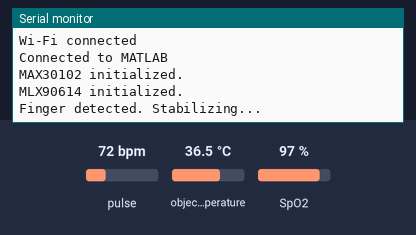
The sketch below on a simulated ESP32. On the bench: the last lines printed to the serial monitor. Inputs (shaded band) come from the test bench; at power-on: object temperature 36.5 °C, SpO2 97 %, pulse 72 bpm. WiFi joins after 1.5 s; servers stay silent unless stated.

Above: at 3.1 s.
3.2 s: object temperature set to 20 °C
At 7.9 s:
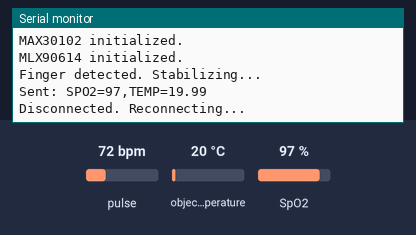
8.8 s: SpO2 set to 80 %
10.3 s: object temperature set to 26 °C
At 13.1 s:
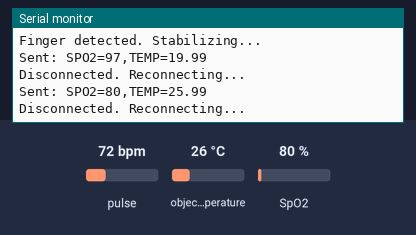

Measured:
- after the input at 3.2 s, the serial monitor: prints a new line after 4.2 s (image 1)
- after the input at 10.3 s, the serial monitor: prints a new line after 1.7 s (image 2)

The sketch:

MATLABWiFi_V1.ino
```cpp
#include <Wire.h>
#include <WiFi.h>
#include <WiFiClient.h>
#include <Adafruit_MLX90614.h>
#include "MAX30105.h"
#include "spo2_algorithm.h"

const char* ssid = "";
const char* password = "";
const char* host = "";
const uint16_t port = 5050;

WiFiClient client;

MAX30105 particleSensor;
Adafruit_MLX90614 mlx;

uint32_t irBuffer[100], redBuffer[100];
int32_t spo2, heartRate;
int8_t validSPO2, validHeartRate;

void setup() {
  Serial.begin(115200);
  delay(250);

  Wire.begin();
  Wire.setClock(100000);

  WiFi.begin(ssid, password);
  Serial.print("Connecting to Wi-Fi");
  while (WiFi.status() != WL_CONNECTED) {
    delay(250);
    Serial.print(".");
  }
  Serial.println("\nWi-Fi connected");

  if (!client.connect(host, port)) {
    Serial.println("Failed to connect to MATLAB server");
    while (1);
  }
  Serial.println("Connected to MATLAB");

  if (!particleSensor.begin(Wire, I2C_SPEED_STANDARD)) {
    Serial.println("MAX30102 not found.");
    while (1);
  }
  particleSensor.setup(60, 4, 2, 100, 411, 4096);
  Serial.println("MAX30102 initialized.");

  if (!mlx.begin()) {
    Serial.println("MLX90614 not found.");
    while (1);
  }
  Serial.println("MLX90614 initialized.");
}

void loop() {
  // Wait for finger
  while (true) {
    long irSum = 0;
    for (int i = 0; i < 10; i++) {
      while (!particleSensor.available()) particleSensor.check();
      irSum += particleSensor.getIR();
      particleSensor.nextSample();
    }
    long avgIR = irSum / 10;

    if (avgIR >= 10000) {
      Serial.println("Finger detected. Stabilizing...");
      delay(750);
      break;
    } else {
      Serial.println("No finger detected.");
      delay(500);
    }
  }

  while (true) {
    long irSum = 0;
    for (int i = 0; i < 10; i++) {
      while (!particleSensor.available()) particleSensor.check();
      irSum += particleSensor.getIR();
      particleSensor.nextSample();
    }

    long avgIR = irSum / 10;
    if (avgIR < 10000) {
      Serial.println("Finger removed.");
      delay(250);
      return;
    }

    for (int i = 0; i < 100; i++) {
      while (!particleSensor.available()) particleSensor.check();
      redBuffer[i] = particleSensor.getRed();
      irBuffer[i] = particleSensor.getIR();
      particleSensor.nextSample();
    }

    maxim_heart_rate_and_oxygen_saturation(irBuffer, 100, redBuffer, &spo2, &validSPO2, &heartRate, &validHeartRate);
    float temp = mlx.readObjectTempC();

    String data = "SPO2=";
    data += (validSPO2 ? String(spo2) : "Invalid");
    data += ",TEMP=";
    data += String(temp, 2);
    data += "\n";

    Serial.print("Sent: "); Serial.print(data);

    if (client.connected()) {
      client.print(data);
    } else {
      Serial.println("Disconnected. Reconnecting...");
      client.stop();
      client.connect(host, port);
    }

    delay(250);
  }
}
```
